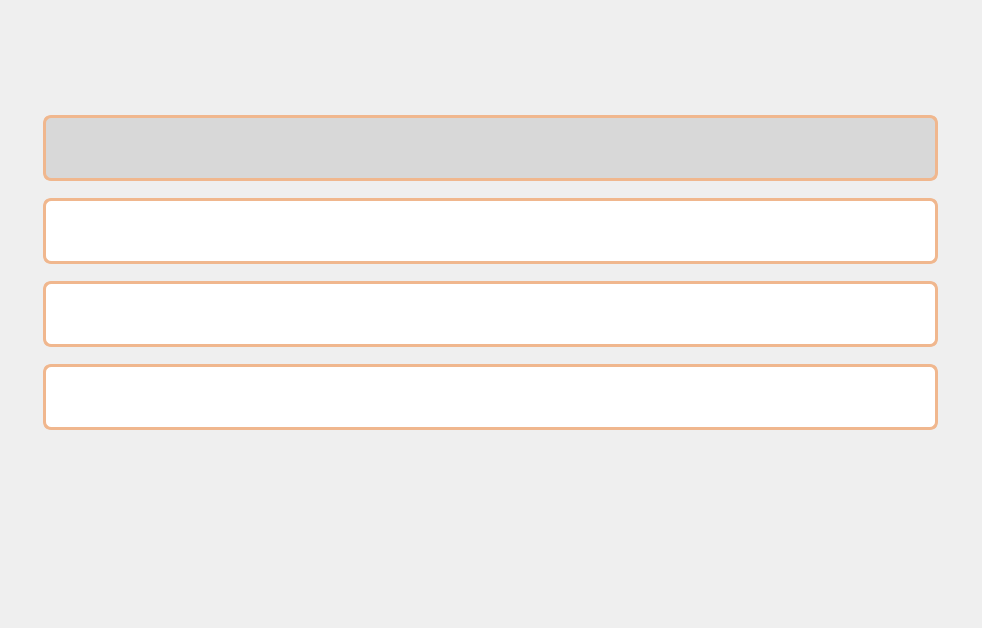
<?xml version="1.0" encoding="UTF-8"?>
<ui version="4.0">
 <class>StationChangeWindow</class>
 <widget class="QWidget" name="StationChangeWindow">
  <property name="geometry">
   <rect>
    <x>0</x>
    <y>0</y>
    <width>982</width>
    <height>628</height>
   </rect>
  </property>
  <property name="windowTitle">
   <string>Form</string>
  </property>
  <widget class="QLabel" name="label">
   <property name="geometry">
    <rect>
     <x>0</x>
     <y>0</y>
     <width>982</width>
     <height>628</height>
    </rect>
   </property>
   <property name="text">
    <string/>
   </property>
   <property name="pixmap">
    <pixmap resource="resources.qrc">:/changeWindow.png</pixmap>
   </property>
  </widget>
  <widget class="QLineEdit" name="lineEdit_2">
   <property name="geometry">
    <rect>
     <x>43</x>
     <y>198</y>
     <width>895</width>
     <height>66</height>
    </rect>
   </property>
   <property name="styleSheet">
    <string notr="true">QLineEdit {
    border: 3px solid #F0B78E;
    border-radius: 8px;
    gridline-color: #6D55FF;
    background-color: white;	
}

QHeaderView::section {
    background-color: #6D55FF;
    color: white;
    font-family: Karla;
    font-size: 14pt;
}
QHeaderView::section:horizontal {
    border: none; /* убираем горизонтальные линии разделителя */
}

QHeaderView::section:vertical {
    border: none; /* убираем вертикальные линии разделителя */
}

</string>
   </property>
  </widget>
  <widget class="QPushButton" name="pushButton_10">
   <property name="geometry">
    <rect>
     <x>371</x>
     <y>476</y>
     <width>240</width>
     <height>82</height>
    </rect>
   </property>
   <property name="styleSheet">
    <string notr="true">border-radius: 20px; </string>
   </property>
   <property name="text">
    <string/>
   </property>
   <property name="icon">
    <iconset resource="resources.qrc">
     <normaloff>:/changeAdminButton.png</normaloff>:/changeAdminButton.png</iconset>
   </property>
   <property name="iconSize">
    <size>
     <width>240</width>
     <height>82</height>
    </size>
   </property>
  </widget>
  <widget class="QLineEdit" name="lineEdit">
   <property name="geometry">
    <rect>
     <x>43</x>
     <y>115</y>
     <width>895</width>
     <height>66</height>
    </rect>
   </property>
   <property name="styleSheet">
    <string notr="true">QLineEdit {
    border: 3px solid #F0B78E;
    border-radius: 8px;
    gridline-color: #6D55FF;
    background-color: #D8D8D8;	
}

QHeaderView::section {
    background-color: #6D55FF;
    color: white;
    font-family: Karla;
    font-size: 14pt;
}
QHeaderView::section:horizontal {
    border: none; /* убираем горизонтальные линии разделителя */
}

QHeaderView::section:vertical {
    border: none; /* убираем вертикальные линии разделителя */
}

</string>
   </property>
  </widget>
  <widget class="QLineEdit" name="lineEdit_3">
   <property name="geometry">
    <rect>
     <x>43</x>
     <y>281</y>
     <width>895</width>
     <height>66</height>
    </rect>
   </property>
   <property name="styleSheet">
    <string notr="true">QLineEdit {
    border: 3px solid #F0B78E;
    border-radius: 8px;
    gridline-color: #6D55FF;
    background-color: white;	
}

QHeaderView::section {
    background-color: #6D55FF;
    color: white;
    font-family: Karla;
    font-size: 14pt;
}
QHeaderView::section:horizontal {
    border: none; /* убираем горизонтальные линии разделителя */
}

QHeaderView::section:vertical {
    border: none; /* убираем вертикальные линии разделителя */
}

</string>
   </property>
  </widget>
  <widget class="QPushButton" name="pushButton_3">
   <property name="geometry">
    <rect>
     <x>934</x>
     <y>14</y>
     <width>17</width>
     <height>17</height>
    </rect>
   </property>
   <property name="styleSheet">
    <string notr="true">border-radius: 20px; </string>
   </property>
   <property name="text">
    <string/>
   </property>
   <property name="icon">
    <iconset resource="resources.qrc">
     <normaloff>:/swapIcon.png</normaloff>:/swapIcon.png</iconset>
   </property>
   <property name="iconSize">
    <size>
     <width>17</width>
     <height>17</height>
    </size>
   </property>
  </widget>
  <widget class="QPushButton" name="pushButton_2">
   <property name="geometry">
    <rect>
     <x>958</x>
     <y>14</y>
     <width>17</width>
     <height>17</height>
    </rect>
   </property>
   <property name="styleSheet">
    <string notr="true">border-radius: 20px; </string>
   </property>
   <property name="text">
    <string/>
   </property>
   <property name="icon">
    <iconset resource="resources.qrc">
     <normaloff>:/closeIcon.png</normaloff>:/closeIcon.png</iconset>
   </property>
   <property name="iconSize">
    <size>
     <width>17</width>
     <height>17</height>
    </size>
   </property>
  </widget>
  <widget class="QLineEdit" name="lineEdit_4">
   <property name="geometry">
    <rect>
     <x>43</x>
     <y>364</y>
     <width>895</width>
     <height>66</height>
    </rect>
   </property>
   <property name="styleSheet">
    <string notr="true">QLineEdit {
    border: 3px solid #F0B78E;
    border-radius: 8px;
    gridline-color: #6D55FF;
    background-color: white;	
}

QHeaderView::section {
    background-color: #6D55FF;
    color: white;
    font-family: Karla;
    font-size: 14pt;
}
QHeaderView::section:horizontal {
    border: none; /* убираем горизонтальные линии разделителя */
}

QHeaderView::section:vertical {
    border: none; /* убираем вертикальные линии разделителя */
}

</string>
   </property>
  </widget>
 </widget>
 <resources>
  <include location="resources.qrc"/>
 </resources>
 <connections/>
</ui>
